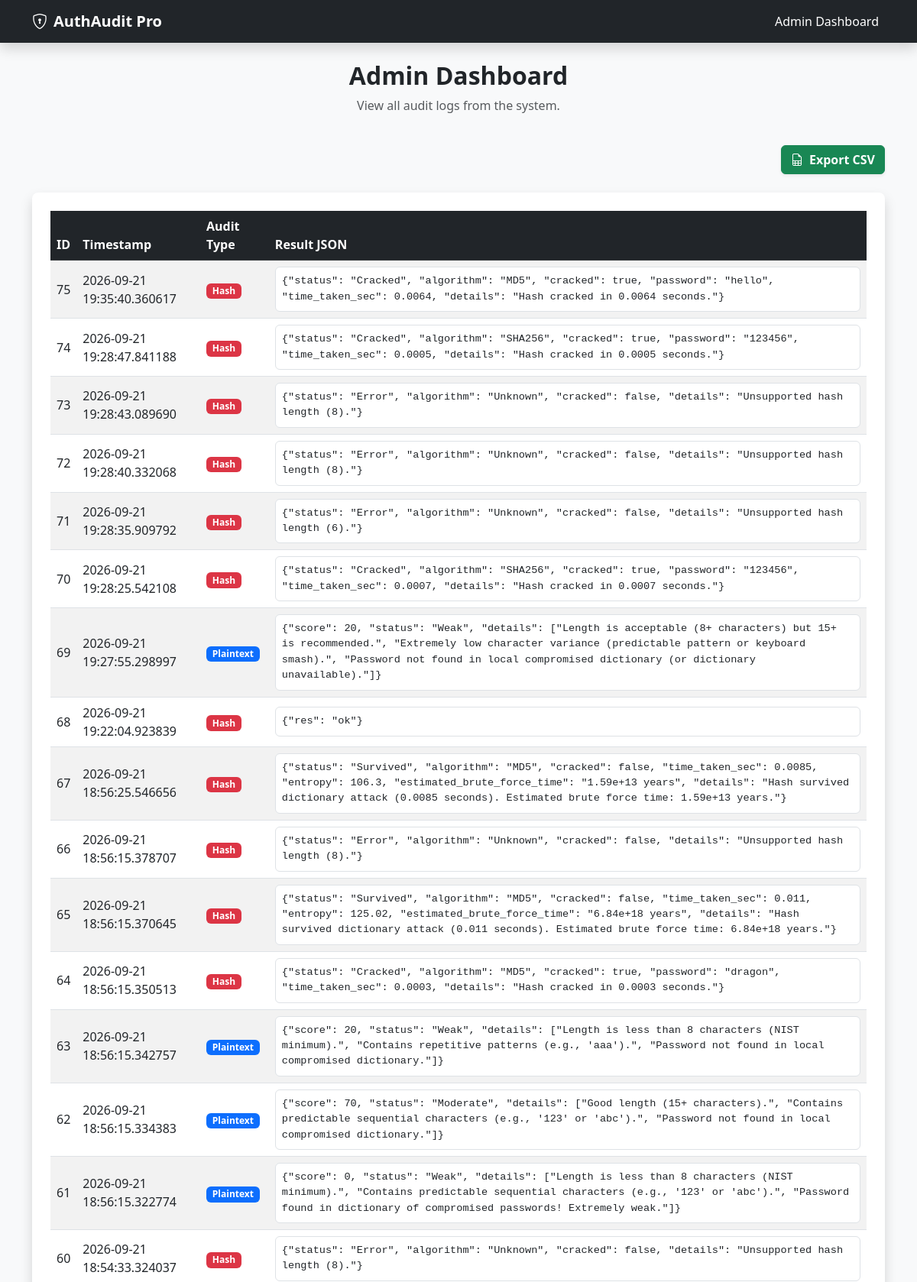
The page /admin (upper part) on the database its author committed.
### tables this page shows
CREATE TABLE audit_logs (
            id INTEGER PRIMARY KEY AUTOINCREMENT,
            timestamp DATETIME DEFAULT CURRENT_TIMESTAMP,
            audit_type TEXT,
            result_json TEXT
        );

### app.py (the view)
@app.route('/admin')
def admin():
    logs = get_all_logs()
    return render_template('admin.html', logs=logs)

### database.py (called while the page is built)
def get_connection():
    return sqlite3.connect(DB_FILE, timeout=10.0)

def get_all_logs():
    try:
        conn = get_connection()
        conn.row_factory = sqlite3.Row
        cursor = conn.cursor()
        cursor.execute('SELECT * FROM audit_logs ORDER BY timestamp DESC')
        rows = cursor.fetchall()
        return [dict(row) for row in rows]
    except Exception as e:
        print(f"Database read error: {e}")
        return []
    finally:
        if 'conn' in locals() and conn:
            conn.close()

### templates/admin.html (shortened to what this page needs)
<!DOCTYPE html>
<html lang="en">
<head>
    <link href="https://cdn.jsdelivr.net/npm/bootstrap@5.3.0/dist/css/bootstrap.min.css" rel="stylesheet">
    <link rel="stylesheet" href="https://cdn.jsdelivr.net/npm/bootstrap-icons@1.10.5/font/bootstrap-icons.css">
    <link href="/static/style.css" rel="stylesheet">
</head>
<body class="bg-light">
<nav class="navbar navbar-expand-lg navbar-dark bg-dark mb-4 shadow">
    <div class="container">
        <a class="navbar-brand fw-bold" href="/">
            <i class="bi bi-shield-lock me-2"></i>AuthAudit Pro
        </a>
        <div class="navbar-nav ms-auto">
            <a class="nav-link active" href="/admin">Admin Dashboard</a>
        </div>
    </div>
</nav>
<div class="container">
    <div class="row text-center mb-4">
        <div class="col-12">
            <h2 class="fw-bold">Admin Dashboard</h2>
            <p class="text-muted">View all audit logs from the system.</p>
        </div>
    </div>
    <div class="row justify-content-center mb-4">
        <div class="col-12 text-end">
            <a href="/admin/export" class="btn btn-success fw-bold shadow-sm">
                <i class="bi bi-file-earmark-spreadsheet me-2"></i>Export CSV
            </a>
        </div>
    </div>
    <div class="row justify-content-center">
        <div class="col-12">
            <div class="card shadow border-0 rounded-3">
                <div class="card-body p-4">
                    <div class="table-responsive">
                        <table class="table table-striped table-hover align-middle">
                            <thead class="table-dark">
                                <tr>
                                    <th scope="col">ID</th>
                                    <th scope="col">Timestamp</th>
                                    <th scope="col">Audit Type</th>
                                    <th scope="col">Result JSON</th>
                                </tr>
                            </thead>
                            <tbody>
                                {% for log in logs %}
                                <tr>
                                    <td>{{ log.id }}</td>
                                    <td>{{ log.timestamp }}</td>
                                    <td>
                                        {% if log.audit_type == 'plaintext' %}
                                            <span class="badge bg-primary">Plaintext</span>
                                        {% else %}
                                            <span class="badge bg-danger">Hash</span>
                                        {% endif %}
                                    </td>
                                    <td>
                                        <div style="max-height: 100px; overflow-y: auto; font-size: 0.85rem;" class="font-monospace bg-white border p-2 rounded">
                                            {{ log.result_json }}
                                        </div>
                                    </td>
                                </tr>
                                {% else %}
                                <tr>
                                    <td colspan="4" class="text-center text-muted py-4">No audit logs found.</td>
                                </tr>
                                {% endfor %}
                            </tbody>
                        </table>
                    </div>
                </div>
            </div>
        </div>
    </div>
</div>
</body>
</html>

### static/style.css (style rules this page uses)
body { background-color: #f8f9fa; }

### rows shown on the page
audit_logs: id "75", timestamp "2026-09-21 19:35:40.360617", audit_type "Hash", result_json "{\"status\": \"Cracked\", \"algorithm\": \"MD5\", \"cracked\": true, \"password\": \"hello\", \"time_taken_sec\": 0.0064, \"details\": \"Hash cracked in 0.0064 seconds.\"}"
audit_logs: id "74", timestamp "2026-09-21 19:28:47.841188", audit_type "Hash", result_json "{\"status\": \"Cracked\", \"algorithm\": \"SHA256\", \"cracked\": true, \"password\": \"123456\", \"time_taken_sec\": 0.0005, \"details\": \"Hash cracked in 0.0005 seconds.\"}"
audit_logs: id "73", timestamp "2026-09-21 19:28:43.089690", audit_type "Hash", result_json "{\"status\": \"Error\", \"algorithm\": \"Unknown\", \"cracked\": false, \"details\": \"Unsupported hash length (8).\"}"
audit_logs: id "72", timestamp "2026-09-21 19:28:40.332068", audit_type "Hash", result_json "{\"status\": \"Error\", \"algorithm\": \"Unknown\", \"cracked\": false, \"details\": \"Unsupported hash length (8).\"}"
audit_logs: id "71", timestamp "2026-09-21 19:28:35.909792", audit_type "Hash", result_json "{\"status\": \"Error\", \"algorithm\": \"Unknown\", \"cracked\": false, \"details\": \"Unsupported hash length (6).\"}"
audit_logs: id "70", timestamp "2026-09-21 19:28:25.542108", audit_type "Hash", result_json "{\"status\": \"Cracked\", \"algorithm\": \"SHA256\", \"cracked\": true, \"password\": \"123456\", \"time_taken_sec\": 0.0007, \"details\": \"Hash cracked in 0.0007 seconds.\"}"
audit_logs: id "69", timestamp "2026-09-21 19:27:55.298997", audit_type "Plaintext", result_json "{\"score\": 20, \"status\": \"Weak\", \"details\": [\"Length is acceptable (8+ characters) but 15+ is recommended.\", \"Extremely low character variance (predictable pattern or keyboard smash).\", \"Password not found in local compromised dictionary (or dictionary unavailable).\"]}"
audit_logs: id "68", timestamp "2026-09-21 19:22:04.923839", audit_type "Hash", result_json "{\"res\": \"ok\"}"
audit_logs: id "67", timestamp "2026-09-21 18:56:25.546656", audit_type "Hash", result_json "{\"status\": \"Survived\", \"algorithm\": \"MD5\", \"cracked\": false, \"time_taken_sec\": 0.0085, \"entropy\": 106.3, \"estimated_brute_force_time\": \"1.59e+13 years\", \"details\": \"Hash survived dictionary attack (0.0085 seconds). Estimated brute force time: 1.59e+13 years.\"}"
audit_logs: id "66", timestamp "2026-09-21 18:56:15.378707", audit_type "Hash", result_json "{\"status\": \"Error\", \"algorithm\": \"Unknown\", \"cracked\": false, \"details\": \"Unsupported hash length (8).\"}"
audit_logs: id "65", timestamp "2026-09-21 18:56:15.370645", audit_type "Hash", result_json "{\"status\": \"Survived\", \"algorithm\": \"MD5\", \"cracked\": false, \"time_taken_sec\": 0.011, \"entropy\": 125.02, \"estimated_brute_force_time\": \"6.84e+18 years\", \"details\": \"Hash survived dictionary attack (0.011 seconds). Estimated brute force time: 6.84e+18 years.\"}"
audit_logs: id "64", timestamp "2026-09-21 18:56:15.350513", audit_type "Hash", result_json "{\"status\": \"Cracked\", \"algorithm\": \"MD5\", \"cracked\": true, \"password\": \"dragon\", \"time_taken_sec\": 0.0003, \"details\": \"Hash cracked in 0.0003 seconds.\"}"
audit_logs: id "63", timestamp "2026-09-21 18:56:15.342757", audit_type "Plaintext", result_json "{\"score\": 20, \"status\": \"Weak\", \"details\": [\"Length is less than 8 characters (NIST minimum).\", \"Contains repetitive patterns (e.g., 'aaa').\", \"Password not found in local compromised dictionary.\"]}"
audit_logs: id "62", timestamp "2026-09-21 18:56:15.334383", audit_type "Plaintext", result_json "{\"score\": 70, \"status\": \"Moderate\", \"details\": [\"Good length (15+ characters).\", \"Contains predictable sequential characters (e.g., '123' or 'abc').\", \"Password not found in local compromised dictionary.\"]}"
audit_logs: id "61", timestamp "2026-09-21 18:56:15.322774", audit_type "Plaintext", result_json "{\"score\": 0, \"status\": \"Weak\", \"details\": [\"Length is less than 8 characters (NIST minimum).\", \"Contains predictable sequential characters (e.g., '123' or 'abc').\", \"Password found in dictionary of compromised passwords! Extremely weak.\"]}"
audit_logs: id "60", timestamp "2026-09-21 18:54:33.324037", audit_type "Hash", result_json "{\"status\": \"Error\", \"algorithm\": \"Unknown\", \"cracked\": false, \"details\": \"Unsupported hash length (8).\"}"
